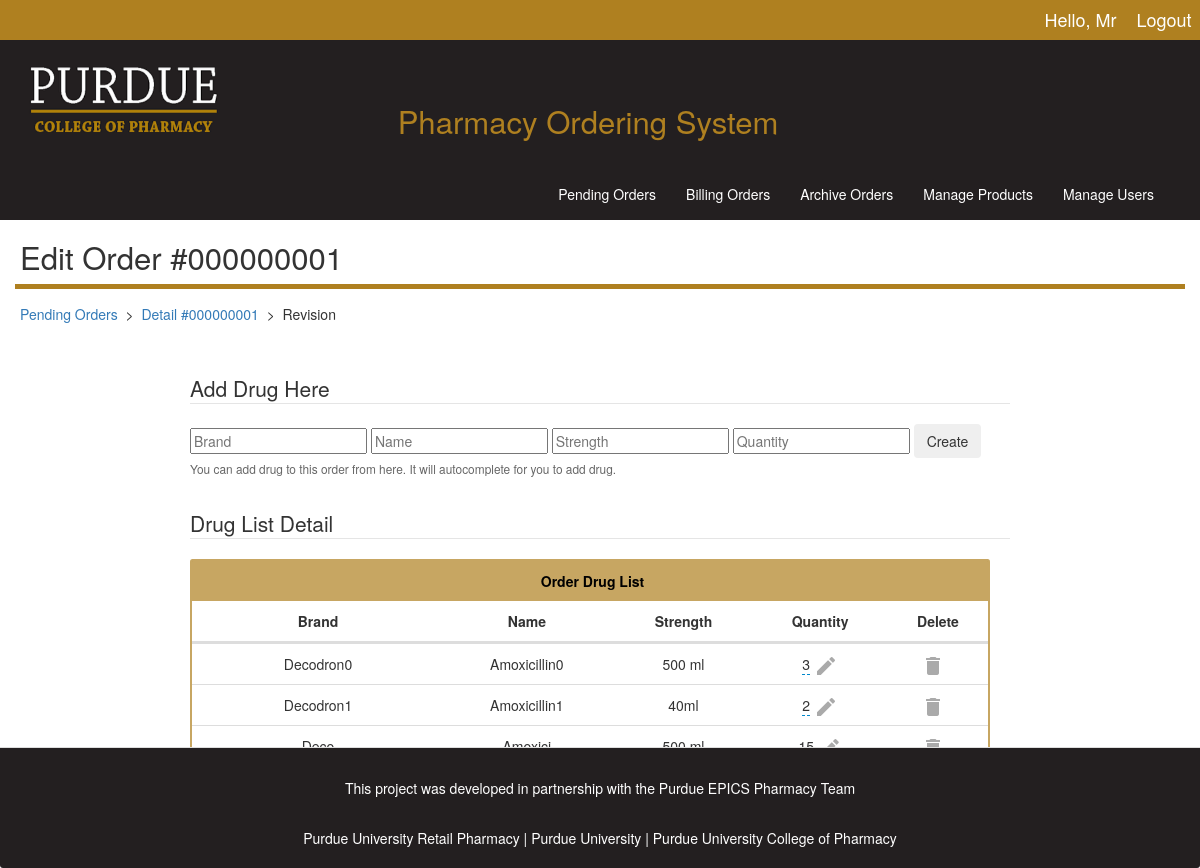
Before: /adminpage/order/1/revision/ (signed in) with the older database file.
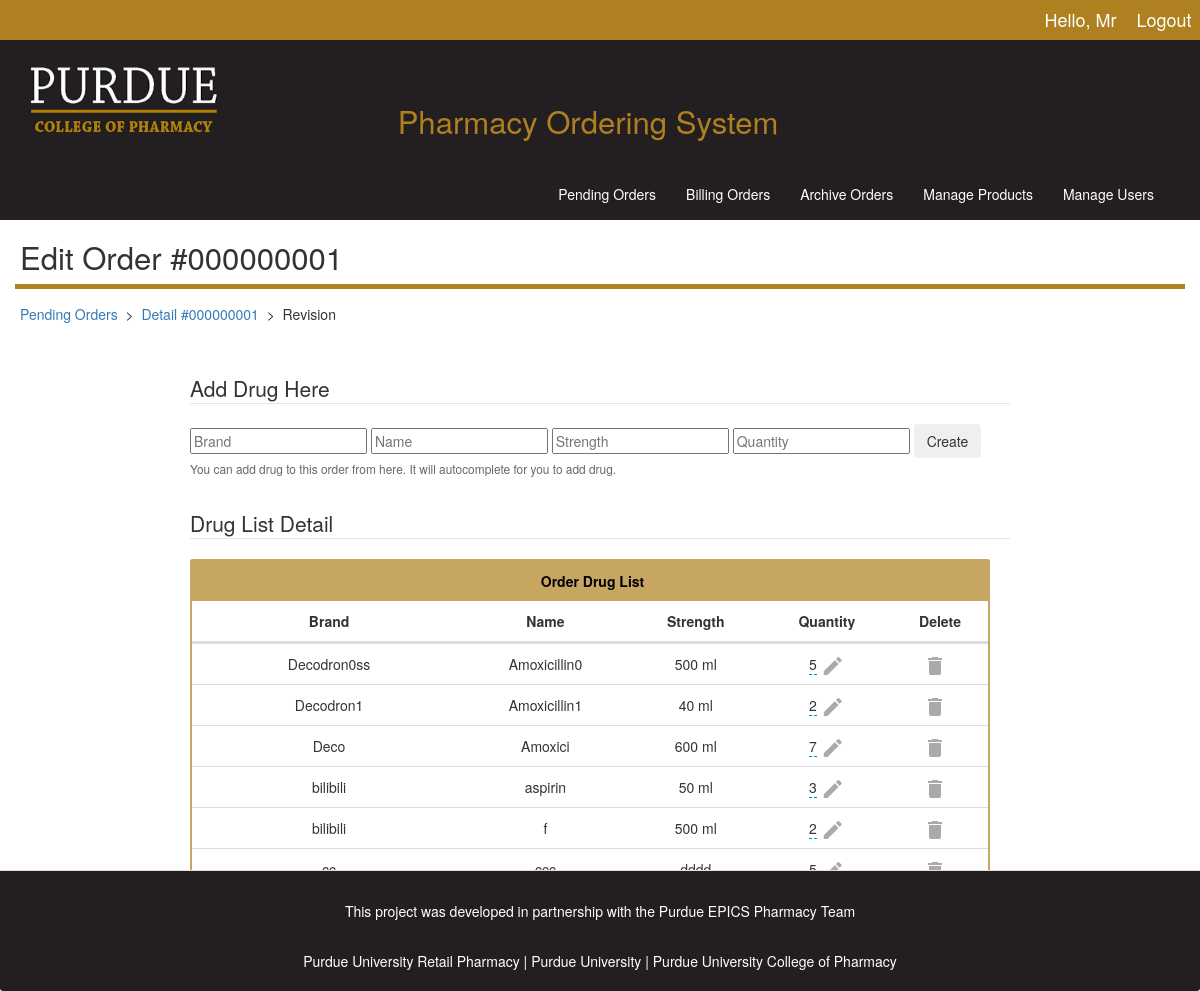
After: the same page with the newer database file.
### adminpage/models.py (models this page shows, shortened)
class Order(models.Model):
    client_obj = models.ForeignKey(User, blank=True, null=True)
    ORDER_STATUS_CHOICES = (
        ('new', 'Products Ordered'),
        ('filled', 'Orders Filled'),
        ('remove', 'Taken Out of Inventory'),
        ('ready', 'Order Ready for Pick Up'),
        ('billing', 'Order Delivered'),
        ('complete', 'Billing Complete')
    )
    status = models.CharField(max_length=50, choices=ORDER_STATUS_CHOICES, default='new')
    comment = models.TextField(max_length=1000, blank=True, help_text="If you have any comments, please add it here")
    date_time = models.DateTimeField(auto_now_add=True)
    modified_time = models.DateTimeField(auto_now=True)

class Drug(models.Model):  # This is the Drug table for detailed drug info
    order_obj = models.ForeignKey(Order, blank=True, null=True)
    brand = models.CharField(max_length=200)
    name = models.CharField(max_length=200)
    strength = models.CharField(max_length=50)
    quantity = models.IntegerField(default=1)

### adminpage/views.py (the view)
# urls.py: url(r'^order/(?P<order_id>[0-9]+)/revision/$', views.admin_editPage, name="admin_editPage"),
@login_required
def admin_editPage(request, order_id):
    user = request.user
    order = get_object_or_404(Order, pk=order_id)
    form = Drug_form(request.POST or None)
    if request.method == 'POST':
        if form.is_valid():
            drug = form.save(commit=False)
            drug.order_obj = order
            drug.save()
            form = Drug_form()
    drug_set = order.drug_set.all()
    context = {'user': user,
               'order': order,
               'drug_set': drug_set,
               'form': form, }
    return render(request, "orderEdit.html", context)

### adminpage/forms.py
class Drug_form(forms.ModelForm):
    quantity = forms.IntegerField(min_value=1)
    class Meta:
        model = Drug
        fields = ['brand', 'name', 'strength', 'quantity', ]
    helper = FormHelper()
    helper.form_method = 'POST'
    helper.form_class = 'form-inline'
    helper.field_template = 'bootstrap3/layout/inline_field.html'
    helper.layout = Layout(
        'brand',
        'name',
        'strength',
        'quantity',
        FormActions(StrictButton('Create', type="submit")),
    )

### adminpage/templates/orderEdit.html (shortened to what this page needs)
{% extends 'base.html' %}
{% block head %}Edit Order #{{order.pk|stringformat:"09d"}}{% endblock %}
{% block more_style %}
    {% load static %}
    <link rel="stylesheet" href="{% static 'bootstrap3-editable/css/bootstrap-editable.css' %}">
    <link rel="stylesheet" href="{% static 'css/edit.css' %}">
{% endblock %}
{% block body %}
{% load crispy_forms_tags %}
<div class="container" style="margin-top:-12px; padding-left:5px;">
  <h5>
    {% if order.status == "billing" %}
      <a href="{% url 'adminpage:admin_billing' %}">Billing Orders</a>
    {% else %}{% if order.status == "complete" %}
      <a href="{% url 'adminpage:admin_archive' %}">Order Archive</a>
    {% else %}
      <a href="{% url 'adminpage:admin_home' %}">Pending Orders</a>
    {% endif %}{% endif %}
    &nbsp;>&nbsp;
    <a href="{% url 'adminpage:admin_orderDetail' order.pk %}">
        Detail #{{order.pk|stringformat:"09d"}}
    </a>
    &nbsp;>&nbsp; Revision
  </h5>
</div>
<br>
<div class="container content" id='druglist'>
  <div class="container content" id="form" style="clear:both;"><br>
    <div class="row">
    <div class="center-block" style="width:820px;">
      <legend>Add Drug Here </legend>
      {% crispy form %}
      <small style="color:#666;">
        You can add drug to this order from here. It will autocomplete for you to add drug.
      </small>
    </div>
    </div>
    <div class="row">
      <div class="center-block" style="width:820px;">
        <legend style="margin-top:30px;">Drug List Detail</legend>
        {% include 'orderlist.html' with drug_set=drug_set only %}
      </div>
    </div>
  </div>
</div>
{% load static %}
{% endblock %}

### adminpage/templates/base.html (shortened to what this page needs)
<!DOCTYPE HTML>
<html>
<head>
  {% load static %}
  <link rel="stylesheet" href="https://maxcdn.bootstrapcdn.com/bootstrap/3.3.7/css/bootstrap.min.css">
  <link rel="stylesheet" href="{% static 'css/style.css' %}">
  <link rel="stylesheet" href="{% static 'css/bluetable.css' %}">
  {% block more_style %}{% endblock %}
  <link rel="stylesheet" type="text/css" href="{% static 'css/pharmHomestylesheet.css' %}"  media="all"/>
</head>
<body>
  <div class="page">
    <div class="biggerHeader">
      <div class="hello">
        <h4>Hello, Mr {{user.first_name}}&nbsp;&nbsp;&nbsp;<span><a href="{% url 'logout' %}">Logout</a></span></h4>
      </div>
      <img src="{% static 'img/pharmLogo.png' %}" width="200" height="100">
      <h1>Pharmacy Ordering System</h1><br>
    </div>
    <nav class="navbar navbar-inverse">
      <div class="container-fluid">
        <div class="collapse navbar-collapse" id="bs-example-navbar-collapse-1">
          <ul class="nav navbar-nav">
            <li class="{% block home_active %}{% endblock %}"><a href="{% url 'adminpage:admin_home' %}">Pending Orders</a></li>
            <li class="{% block billing_active %}{% endblock %}"><a href="{% url 'adminpage:admin_billing' %}">Billing Orders</a></li>
            <li class="{% block archive_active %}{% endblock %}"><a href="{% url 'adminpage:admin_archive' %}">Archive Orders</a></li>
            <li class="{% block manage_active %}{% endblock %}"><a href="{% url 'adminpage:admin_manageProducts' %}">Manage Products</a></li>
            <li><a href="../userManage">Manage Users</a></li>
          </ul>
        </div>
      </div>
    </nav>
    <div class="welcome container">
      <h1>{% block head %}{% endblock %}</h1>
    </div>
    <br>
    {% block body %}
    {% endblock %}
    <div class="panel-footer col-sm-12 col-md-12 col-lg-12">
      <p>This project was developed in partnership with the <a href="https://epics.ecn.purdue.edu/pharm/" >Purdue EPICS Pharmacy Team</a></p>
          <p> <a href="https://www.purdue.edu/rx/">Purdue University Retail Pharmacy</a> |
       <a href="http://www.purdue.edu/"> Purdue University </a> |
       <a href="https://www.pharmacy.purdue.edu/"> Purdue University College of Pharmacy </a> </p>
    </div>
  </div>
</body>
</html>

### adminpage/templates/orderlist.html (shortened to what this page needs)
<table>
  <thead>
    <tr>
      <th colspan="5">Order Drug List</th>
    </tr>
    <tr>
      <th>Brand</th>
      <th>Name</th>
      <th>Strength</th>
      <th>Quantity</th>
      <th>Delete</th>
    </tr>
  </thead>
  <tbody>
  {% for drug in drug_set %}
    <tr class="item">
      <td>{{drug.brand}}</td>
      <td>{{drug.name}}</td>
      <td>{{drug.strength}}</td>
      <td>
        <span class="revision" data-pk="{{drug.pk}}" data-name="quantity" data-type="number">{{drug.quantity}}</span>
        <i class="material-icons" style="color: #aaa; vertical-align: middle;">edit</i>
      </td>
      <td>
        <center><i class="material-icons button delete btnremove" data-pk="{{drug.pk}}">delete</i></center>
      </td>
    </tr>
  {% endfor %}
  </tbody>
</table>

### adminpage/static/css/edit.css (style rules this page uses)
.editable { cursor:pointer; }

### adminpage/static/css/pharmHomestylesheet.css (style rules this page uses)
html { height: 100%; box-sizing: border-box; }
*, *:before, *:after { box-sizing: inherit; }
h1 { font-size: 2.22em; }
body { position: relative; margin: 0; padding-bottom: 10rem; min-height: 100%; }
.hello { list-style-type: none; margin-top: 2.5%; padding: 0px; overflow: hidden; background-color: #AF8020; }
.hello h4 { text-align: right; margin-right: 0.2%; color: white; }
.hello a { text-align: right; margin-right: 0.5%; color: white; }
.biggerHeader { height: 220px; width: 100%; background-color: #231F20; margin-top:-2.5%; }
.biggerHeader h1 { color:#AF8020; text-align: center; margin-top: -4%; margin-left:-2%; }
.biggerHeader img { margin-left: 2%; margin-top: 1%; }
.navbar-inverse { background-color: #231F20!important; border-radius:0px!important; border-color:#231F20!important; float: right!important; z-index:20; margin-top:-52px; }
nav ul li a { color:white!important; }
.welcome { text-align: left; height:auto; border-bottom-style: solid; border-bottom-width: 5px; border-bottom-color: #AF8020; margin-bottom:3%; padding-left: 5px; }
.container { max-width: 100%; margin: 0 auto; }
.content { padding-left: 2%; padding-right: 2%; }
table th,tr { text-align: center; }
.panel-footer { background-color: #231F20!important; clear:both; position: absolute; right: 0; bottom: 0; left: 0; padding: 1rem; text-align: center; }
.panel-footer p { color: white; text-decoration:none; }
.panel-footer p a { color: white; text-decoration:none; }

### adminpage/templates/orderlist.html (style rules this page uses)
table { text-align: center; line-height: 40px; border-collapse: separate; border-spacing: 0; border: 2px solid rgba(175, 128, 32, .7); max-width: 800px; width: 100%; margin-top: 20px; border-radius: .25rem; background: rgba(255, 255, 255, .5); }
thead tr:first-child { background: rgba(175, 128, 32, .7); color: #000; border: none; }
th:first-child, td:first-child { padding: 0 15px 0 20px; }
thead tr:last-child th { border-bottom: 3px solid #ddd; }
tbody tr:last-child td { border: none; }
tbody td { border-bottom: 1px solid #ddd; }
td:last-child { text-align: right; padding-right: 10px; }
.button { color: #aaa; cursor: pointer; vertical-align: middle; }

Changed rows visible on the page:
changed Drug "Amoxicillin0": brand "Decodron0" → "Decodron0ss"; quantity "3" → "5"
changed Drug "Decodron1": strength "40ml" → "40 ml"
changed Drug "Deco": strength "500 ml" → "600 ml"; quantity "15" → "7"
added Drug: brand "bilibili", name "aspirin", strength "50 ml", quantity "3"
added Drug: brand "bilibili", name "f", strength "500 ml", quantity "2"
added Drug: brand "cc", name "ccc", strength "dddd", quantity "5"
